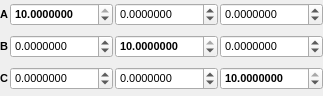
<?xml version="1.0" encoding="UTF-8"?>
<ui version="4.0">
 <class>GridMatrixPopup</class>
 <widget class="QWidget" name="GridMatrixPopup">
  <property name="geometry">
   <rect>
    <x>0</x>
    <y>0</y>
    <width>323</width>
    <height>96</height>
   </rect>
  </property>
  <property name="sizePolicy">
   <sizepolicy hsizetype="Minimum" vsizetype="Minimum">
    <horstretch>0</horstretch>
    <verstretch>0</verstretch>
   </sizepolicy>
  </property>
  <property name="font">
   <font>
    <pointsize>8</pointsize>
   </font>
  </property>
  <property name="windowTitle">
   <string>Grids Matrix Popup</string>
  </property>
  <layout class="QGridLayout" name="gridLayout">
   <property name="horizontalSpacing">
    <number>2</number>
   </property>
   <property name="margin">
    <number>0</number>
   </property>
   <item row="0" column="0">
    <widget class="QLabel" name="label">
     <property name="sizePolicy">
      <sizepolicy hsizetype="Minimum" vsizetype="Preferred">
       <horstretch>0</horstretch>
       <verstretch>0</verstretch>
      </sizepolicy>
     </property>
     <property name="font">
      <font>
       <weight>75</weight>
       <bold>true</bold>
      </font>
     </property>
     <property name="text">
      <string>A</string>
     </property>
    </widget>
   </item>
   <item row="0" column="1">
    <widget class="TExponentialSpin" name="AxisAXSpin">
     <property name="sizePolicy">
      <sizepolicy hsizetype="Expanding" vsizetype="Fixed">
       <horstretch>0</horstretch>
       <verstretch>0</verstretch>
      </sizepolicy>
     </property>
     <property name="font">
      <font>
       <weight>75</weight>
       <bold>true</bold>
      </font>
     </property>
     <property name="toolTip">
      <string>X-component of the X-axis</string>
     </property>
     <property name="decimals">
      <number>7</number>
     </property>
     <property name="minimum">
      <double>-10.000000000000000</double>
     </property>
     <property name="maximum">
      <double>10.000000000000000</double>
     </property>
     <property name="value">
      <double>10.000000000000000</double>
     </property>
    </widget>
   </item>
   <item row="0" column="2">
    <widget class="TExponentialSpin" name="AxisAYSpin">
     <property name="sizePolicy">
      <sizepolicy hsizetype="Expanding" vsizetype="Fixed">
       <horstretch>0</horstretch>
       <verstretch>0</verstretch>
      </sizepolicy>
     </property>
     <property name="toolTip">
      <string>Y-component of the X-axis</string>
     </property>
     <property name="decimals">
      <number>7</number>
     </property>
     <property name="minimum">
      <double>-10.000000000000000</double>
     </property>
     <property name="maximum">
      <double>10.000000000000000</double>
     </property>
    </widget>
   </item>
   <item row="0" column="3">
    <widget class="TExponentialSpin" name="AxisAZSpin">
     <property name="sizePolicy">
      <sizepolicy hsizetype="Expanding" vsizetype="Fixed">
       <horstretch>0</horstretch>
       <verstretch>0</verstretch>
      </sizepolicy>
     </property>
     <property name="toolTip">
      <string>Z-component of the X-axis</string>
     </property>
     <property name="decimals">
      <number>7</number>
     </property>
     <property name="minimum">
      <double>-10.000000000000000</double>
     </property>
     <property name="maximum">
      <double>10.000000000000000</double>
     </property>
    </widget>
   </item>
   <item row="1" column="0">
    <widget class="QLabel" name="label_2">
     <property name="sizePolicy">
      <sizepolicy hsizetype="Minimum" vsizetype="Preferred">
       <horstretch>0</horstretch>
       <verstretch>0</verstretch>
      </sizepolicy>
     </property>
     <property name="font">
      <font>
       <weight>75</weight>
       <bold>true</bold>
      </font>
     </property>
     <property name="text">
      <string>B</string>
     </property>
    </widget>
   </item>
   <item row="1" column="1">
    <widget class="TExponentialSpin" name="AxisBXSpin">
     <property name="sizePolicy">
      <sizepolicy hsizetype="Expanding" vsizetype="Fixed">
       <horstretch>0</horstretch>
       <verstretch>0</verstretch>
      </sizepolicy>
     </property>
     <property name="toolTip">
      <string>X-component of the Y-axis</string>
     </property>
     <property name="decimals">
      <number>7</number>
     </property>
     <property name="minimum">
      <double>-10.000000000000000</double>
     </property>
     <property name="maximum">
      <double>10.000000000000000</double>
     </property>
    </widget>
   </item>
   <item row="1" column="2">
    <widget class="TExponentialSpin" name="AxisBYSpin">
     <property name="sizePolicy">
      <sizepolicy hsizetype="Expanding" vsizetype="Fixed">
       <horstretch>0</horstretch>
       <verstretch>0</verstretch>
      </sizepolicy>
     </property>
     <property name="font">
      <font>
       <weight>75</weight>
       <bold>true</bold>
      </font>
     </property>
     <property name="toolTip">
      <string>Y-component of the Y-axis</string>
     </property>
     <property name="decimals">
      <number>7</number>
     </property>
     <property name="minimum">
      <double>-10.000000000000000</double>
     </property>
     <property name="maximum">
      <double>10.000000000000000</double>
     </property>
     <property name="value">
      <double>10.000000000000000</double>
     </property>
    </widget>
   </item>
   <item row="1" column="3">
    <widget class="TExponentialSpin" name="AxisBZSpin">
     <property name="sizePolicy">
      <sizepolicy hsizetype="Expanding" vsizetype="Fixed">
       <horstretch>0</horstretch>
       <verstretch>0</verstretch>
      </sizepolicy>
     </property>
     <property name="toolTip">
      <string>Z-component of the Y-axis</string>
     </property>
     <property name="decimals">
      <number>7</number>
     </property>
     <property name="minimum">
      <double>-10.000000000000000</double>
     </property>
     <property name="maximum">
      <double>10.000000000000000</double>
     </property>
    </widget>
   </item>
   <item row="2" column="0">
    <widget class="QLabel" name="label_3">
     <property name="sizePolicy">
      <sizepolicy hsizetype="Minimum" vsizetype="Preferred">
       <horstretch>0</horstretch>
       <verstretch>0</verstretch>
      </sizepolicy>
     </property>
     <property name="font">
      <font>
       <weight>75</weight>
       <bold>true</bold>
      </font>
     </property>
     <property name="text">
      <string>C</string>
     </property>
    </widget>
   </item>
   <item row="2" column="1">
    <widget class="TExponentialSpin" name="AxisCXSpin">
     <property name="sizePolicy">
      <sizepolicy hsizetype="Expanding" vsizetype="Fixed">
       <horstretch>0</horstretch>
       <verstretch>0</verstretch>
      </sizepolicy>
     </property>
     <property name="toolTip">
      <string>X-component of the Z-axis</string>
     </property>
     <property name="decimals">
      <number>7</number>
     </property>
     <property name="minimum">
      <double>-10.000000000000000</double>
     </property>
     <property name="maximum">
      <double>10.000000000000000</double>
     </property>
    </widget>
   </item>
   <item row="2" column="2">
    <widget class="TExponentialSpin" name="AxisCYSpin">
     <property name="sizePolicy">
      <sizepolicy hsizetype="Expanding" vsizetype="Fixed">
       <horstretch>0</horstretch>
       <verstretch>0</verstretch>
      </sizepolicy>
     </property>
     <property name="toolTip">
      <string>Y-component of the Z-axis</string>
     </property>
     <property name="decimals">
      <number>7</number>
     </property>
     <property name="minimum">
      <double>-10.000000000000000</double>
     </property>
     <property name="maximum">
      <double>10.000000000000000</double>
     </property>
    </widget>
   </item>
   <item row="2" column="3">
    <widget class="TExponentialSpin" name="AxisCZSpin">
     <property name="sizePolicy">
      <sizepolicy hsizetype="Expanding" vsizetype="Fixed">
       <horstretch>0</horstretch>
       <verstretch>0</verstretch>
      </sizepolicy>
     </property>
     <property name="font">
      <font>
       <weight>75</weight>
       <bold>true</bold>
      </font>
     </property>
     <property name="toolTip">
      <string>Z-component of the Z-axis</string>
     </property>
     <property name="decimals">
      <number>7</number>
     </property>
     <property name="minimum">
      <double>-10.000000000000000</double>
     </property>
     <property name="maximum">
      <double>10.000000000000000</double>
     </property>
     <property name="value">
      <double>10.000000000000000</double>
     </property>
    </widget>
   </item>
  </layout>
 </widget>
 <customwidgets>
  <customwidget>
   <class>TExponentialSpin</class>
   <extends>QDoubleSpinBox</extends>
   <header>gui/texponentialspin.hui</header>
  </customwidget>
 </customwidgets>
 <resources>
  <include location="icons.qrc"/>
 </resources>
 <connections/>
</ui>
